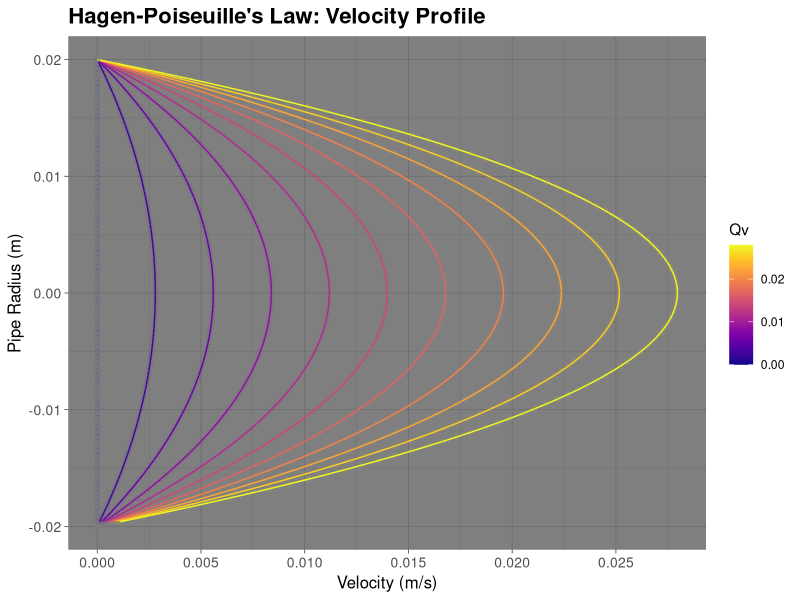

Reproduce this figure in R.
## Laminar Flow in Pipe
# Reynolds number (Re) < 2100 in horizontal pipe
# Hagen-Poiseuille's Law
# Qv = (pi*R^4*Pdelta) / (8*mu*l)

# flow rate is proportional to pressure drop, pipe radius (^4)
#     inversely proportional to viscosity, and pipe length

# Packages ####
library(pracma) #load practical math package
library(ggplot2) #data viz
library(scales) #plot scales
library(dplyr) #data wrangling
library(viridis) #data viz palette

## Initial Conditions ####
# Pressure difference (delta P)
Pi <- 10 #initial pressure [Pa]
Pf <- 15 #final pressure [Pa]

## Boundary Conditions #
# Pipe and fluid characteristics
mu <- 8.94e-4 #viscosity for water. units: [Pa*s] at temp = 25 C
R <- 0.02 #radius of pipe [m]
l <- 20 #length of pipe [m]

N <- 100 #radial resolution
r <- seq(-R,R,length.out=N) #diameter of pipe
S <- pi*(R^2) #area of pipe axial

# Pressure-time dependence
time <- seq(0,10) #length 10
Pit <- 0.1*time*Pi 
Pft <- 0.1*time*Pf
Pdiff <- abs(Pft-Pit) #pressure difference over time

out1 <- lapply(seq_along(Pdiff), function(x) {
  ((Pdiff[x])/l*(R^2)/(4*mu))*(1-(r^2)/R^2)
})

out1_df <- data.frame(matrix(unlist(out1),
                             ncol=length(time)),
                      stringsAsFactors = FALSE)

names(out1_df) <- seq_along(names(out1_df))

df_t <- tidyr::gather(out1_df,key="time",value="V")

df_t2 <- cbind(df_t,r) %>% 
  mutate(time = as.integer(time)) %>% #change to integer type
  mutate(Qv = V/(1-(r^2)/R^2)) #add flowrate parameter

p1 <- ggplot(data=df_t2, aes(y=r,x=V,col=Qv,frame=time,cumulative=TRUE)) +
  geom_path() + geom_point(alpha=0.05) +
  scale_x_continuous(breaks=pretty_breaks()) +
  scale_colour_viridis(option = "C", discrete = FALSE) +
  theme_dark() + theme(axis.title = element_text(size=12),
                       axis.text = element_text(size=10),
                       plot.title = element_text(size=16,face = "bold")) +
  labs(title = "Hagen-Poiseuille's Law: Velocity Profile", 
       y = "Pipe Radius (m)", x = "Velocity (m/s)")
p1
V_ave = R^2/(8*mu)*(Pf-Pi)/l
V_ave*R*2/(mu/1000)
